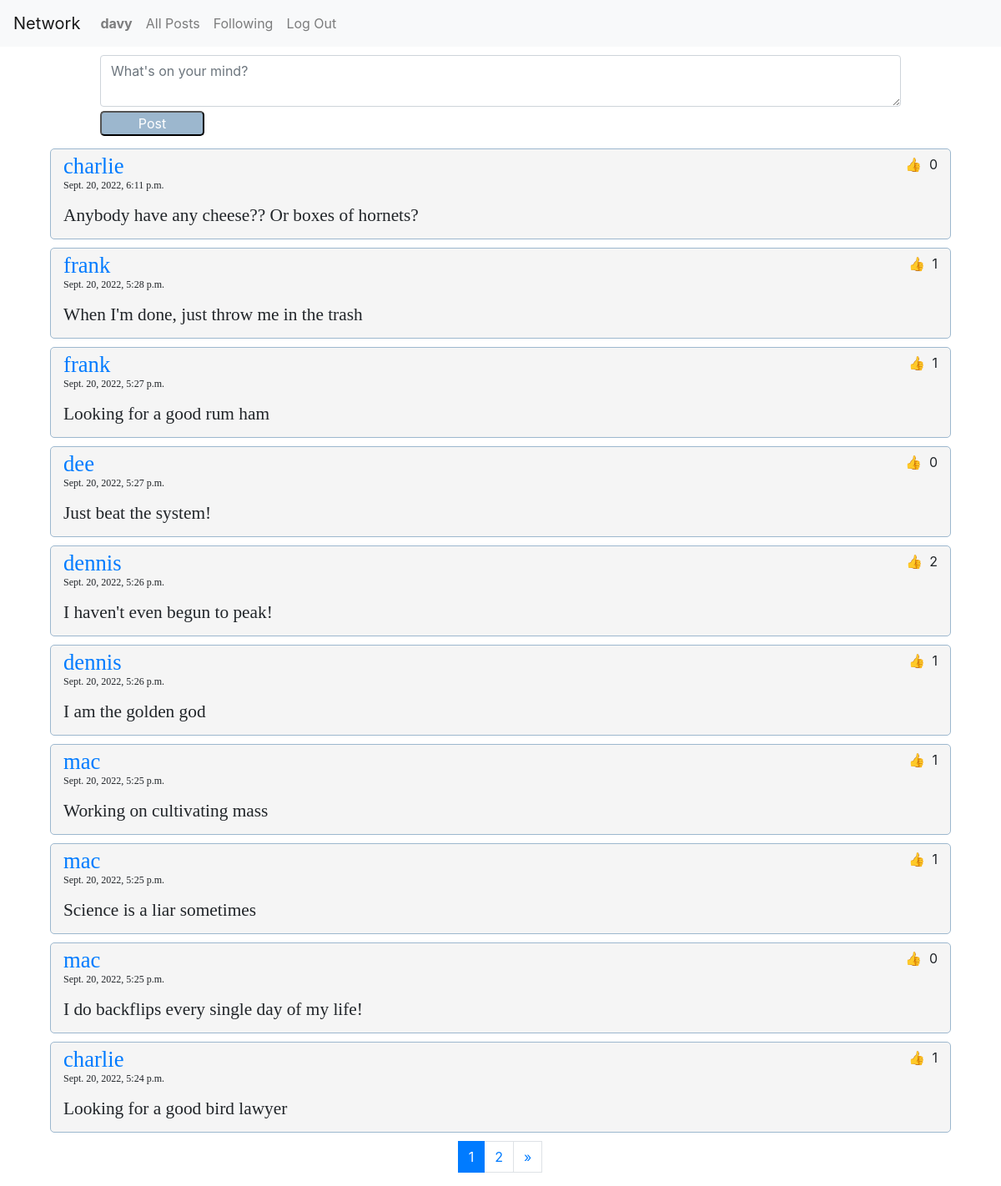
The page / (signed in) on the database its author committed.
### network/models.py (models this page shows, shortened)
class User(AbstractUser):
    following = models.ManyToManyField('self', blank=True, related_name="followers", symmetrical=False)

class Posting(models.Model):
    author = models.ForeignKey(User, on_delete=models.CASCADE, related_name='posted_by')
    liked = models.ManyToManyField(User, null=True, blank=True, related_name='likes')
    timestamp = models.DateTimeField(auto_now_add=True)
    body = models.TextField(blank=True)

### network/views.py (the view)
# urls.py: path("", views.index, name="index"),
def index(request):
    if request.path == '/following':
        user = User.objects.get(username=request.user)
        postings = Posting.objects.filter(author__in=user.following.all()).order_by('-timestamp').annotate(Count('liked'))
    else:
        postings = Posting.objects.all().order_by('-timestamp').annotate(Count('liked'))
    paginator = Paginator(postings, 10)
    page_obj = paginator.get_page(request.GET.get('page', 1))
    return render(request, "network/index.html", {"postings": postings, "num_pages": range(1, paginator.num_pages + 1), "page_obj": page_obj})

### network/templates/network/index.html (shortened to what this page needs)
{% extends "network/layout.html" %}
{% load static %}
{% block body %}
    {% if user.is_authenticated %}
        <div class="new-post">
            <textarea class="form-control" id="new-post-text" placeholder="What's on your mind?"></textarea>
            <input type="submit" class="button-style" id="add-post" value="Post">
        </div>
    {% endif %}
    {% for posting in page_obj%}
        <div class="post">
            <div class="post-author-likes">
                <div class="author">
                <a  href= "{% url 'profile' posting.author.username %}">{{posting.author.username}}</a>
                </div>
                <div class="likes">
                    <button class="like-button">&#128077</button>
                    <span>{{posting.liked__count}}</span>
                </div>
            </div class="post-timestamp-content">
                <p class="timestamp">{{posting.timestamp}}</p>
                <p class="post-content">{{posting.body}}</p>
        </div>
    {% endfor %}
    <ul class="pagination">
        {% for page in num_pages %}
            {% if page == page_obj.number %}
                <li class="active page-item"><a class="page-link" href="?page={{page}}">{{page}}</a></li>
            {% else %}
                <li class="page-item"><a class="page-link" href="?page={{page}}">{{page}}</a></li>
            {% endif %}
        {% endfor %}
        {% if page_obj.has_next %}
            <a class="page-link" href="?page={{page_obj.next_page_number}}" aria-label="Next">
                <span aria-hidden="true">&raquo;</span>
            </a>
        {% endif %}
    </ul>
{% endblock %}

### network/templates/network/layout.html (shortened to what this page needs)
{% load static %}
<!DOCTYPE html>
<html lang="en">
    <head>
        <link rel="stylesheet" href="https://stackpath.bootstrapcdn.com/bootstrap/4.4.1/css/bootstrap.min.css">
        <link href="{% static 'network/styles.css' %}" rel="stylesheet">
    </head>
    <body>
        <nav class="navbar navbar-expand-lg navbar-light bg-light">
            <a class="navbar-brand" href="#">Network</a>
            <div>
              <ul class="navbar-nav mr-auto">
                {% if user.is_authenticated %}
                    <li class="nav-item">
                        <a class="nav-link" href="#"><strong>{{ user.username }}</strong></a>
                    </li>
                {% endif %}
                <li class="nav-item">
                  <a class="nav-link" href="{% url 'index' %}">All Posts</a>
                </li>
                {% if user.is_authenticated %}
                    <li class="nav-item">
                        <a class="nav-link" href="{% url 'following' %}">Following</a>
                    </li>
                    <li class="nav-item">
                        <a class="nav-link" href="{% url 'logout' %}">Log Out</a>
                    </li>
                {% endif %}
              </ul>
            </div>
          </nav>
        <div class="body">
            {% block body %}
            {% endblock %}
        </div>
    </body>
</html>

### network/static/network/styles.css (style rules this page uses)
.new-post { width: 80%; margin: 10px auto; }
.new-post input { margin: 5px auto; }
.post { width: 90%; margin: 10px auto; background: rgb(245, 245, 245); border-radius: 5px; border: 1px solid rgb(156, 183, 206); padding: 5px 15px; }
.post-author-likes, .post-timestamp-content { display: flex; justify-content: space-between; }
.author, .follow-number { font: 20pt bold; }
.timestamp { font: 9pt thin; }
.post-content, .follow-text { font: 16pt bold; }
.post-content { margin-bottom: 10px; }
.button-style { margin-top: 20px; border-radius: 5px; background-color:rgb(156, 183, 206); color:white; width: 125px; }
.pagination { justify-content: center; }
.like-button { border:none; background: rgb(245, 245, 245); width: 30px; }

### rows shown on the page
User: username "davy"
Posting: author.username "charlie", liked__count "0", timestamp "Sept. 20, 2022, 6:11 p.m.", body "Anybody have any cheese?? Or boxes of hornets?"
Posting: author.username "frank", liked__count "1", timestamp "Sept. 20, 2022, 5:28 p.m.", body "When I'm done, just throw me in the trash"
Posting: author.username "frank", liked__count "1", timestamp "Sept. 20, 2022, 5:27 p.m.", body "Looking for a good rum ham"
Posting: author.username "dee", liked__count "0", timestamp "Sept. 20, 2022, 5:27 p.m.", body "Just beat the system!"
Posting: author.username "dennis", liked__count "2", timestamp "Sept. 20, 2022, 5:26 p.m.", body "I haven't even begun to peak!"
Posting: author.username "dennis", liked__count "1", timestamp "Sept. 20, 2022, 5:26 p.m.", body "I am the golden god"
Posting: author.username "mac", liked__count "1", timestamp "Sept. 20, 2022, 5:25 p.m.", body "Working on cultivating mass"
Posting: author.username "mac", liked__count "1", timestamp "Sept. 20, 2022, 5:25 p.m.", body "Science is a liar sometimes"
Posting: author.username "mac", liked__count "0", timestamp "Sept. 20, 2022, 5:25 p.m.", body "I do backflips every single day of my life!"
Posting: author.username "charlie", liked__count "1", timestamp "Sept. 20, 2022, 5:24 p.m.", body "Looking for a good bird lawyer"

### other values the page prints
{{ page }} "1"
{{ page }} "2"
